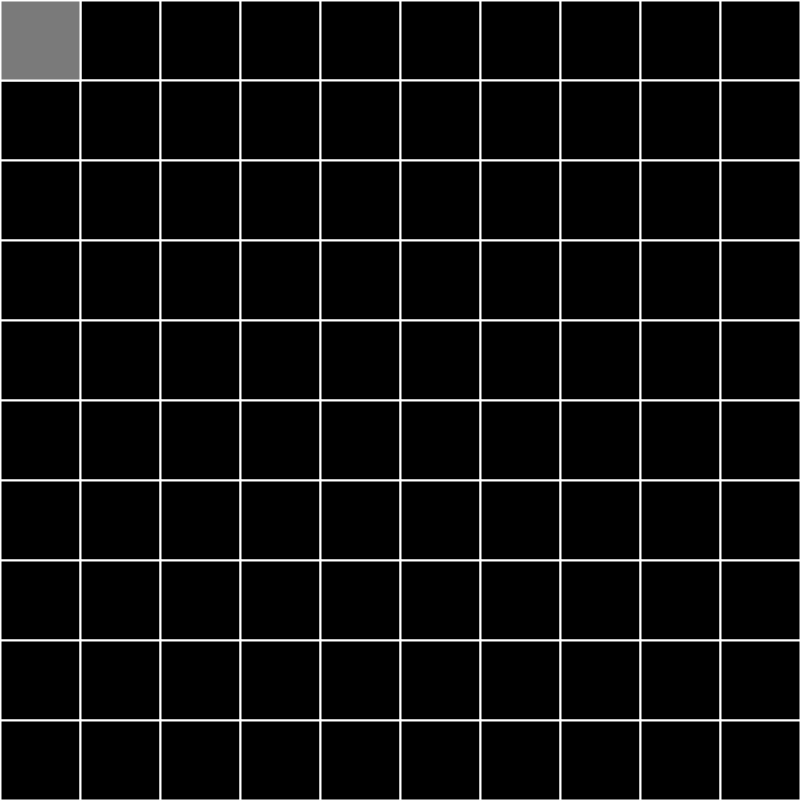
Frame 1 (no input)
Frame 60 (the mouse pressed at the canvas centre just before this capture): identical to frame 1, image omitted
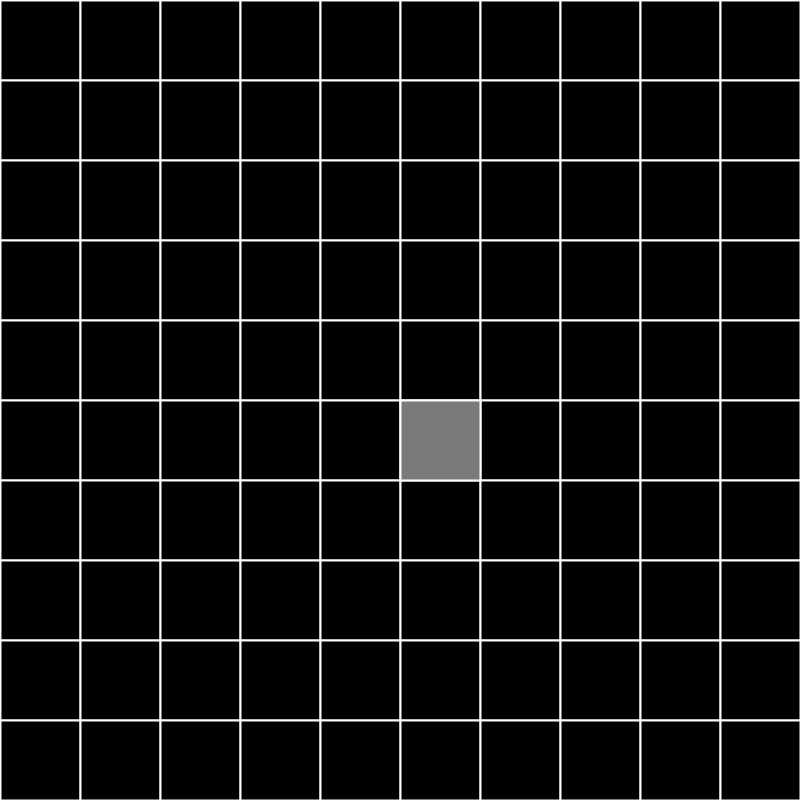
Frame 120 (the mouse held since frame 60 and released just before this capture)

The Processing sketch that drew these frames (run headless with seeded random() and noise(); from frame 60 on, the mouse is pressed at the canvas centre):

// Processing sketch: tarefa6
// ── tarefa6.pde
int[][] tiles;
boolean[][] bombs;
boolean[][] showed;

int tileWidth;
int tileHeight;
int ntiles;
int nbombs;

boolean show;
boolean debug;
boolean gameOver;

void setup(){
  size(800,800);
  textSize(16);
  ntiles = 10;
  nbombs = 4;
  tiles = new int[ntiles][ntiles];
  bombs = new boolean[ntiles][ntiles];
  showed = new boolean[ntiles][ntiles];
  for (int y = 0; y < ntiles; y++){
    for (int x = 0; x < ntiles; x++){
      tiles[y][x] = 0;
      bombs[y][x] = false;
      showed[y][x] = false;
    }
  }
  tileWidth = width/ntiles;
  tileHeight = height/ntiles;
  debug = false;
  show = false;
  gameOver = false;
  createBombs();
}

void keyPressed(){
  if(key == 'e'){
    debug = !debug;
  }
}


void draw(){
  background(0);
  for (int y = 0; y < tiles.length; y++){
    for (int x= 0; x < tiles[y].length; x++){
      stroke(255);
      strokeWeight(2);
      if (bombs[y][x]){
        if(showed[y][x]){
          if(gameOver){
            fill(255,0,0);
          }
          else{
            fill(0);
          }
          rect(x * tileWidth, y * tileHeight,tileWidth,tileHeight);
          fill(255);
          text(tiles[y][x], 40 + (x * tileWidth), y * tileHeight + 40);
        }
        else{
          stroke(255);
          fill(0);
          rect(x * tileWidth, y * tileHeight,tileWidth,tileHeight);
        }
      }
      else{
        stroke(255);
        fill(0);
        rect(x * tileWidth, y * tileHeight,tileWidth,tileHeight);
        if(showed[y][x]){
          fill(255);
          text(tiles[y][x], 40 + (x * tileWidth), y * tileHeight + 40);
        }
      }
    }
  }
  fill(122,122,122);
  rect(getTileX(mouseToTileCoordinate()) * width/ntiles, getTileY(mouseToTileCoordinate()) * height/ntiles ,width/ntiles,height/ntiles);

  if(debug){
    fill(255);
    text(mouseX + "," + mouseY, 10 , 15);
    text("Tile Coordinate: " + mouseToTileCoordinate(), 10 , 30);
    text("Tile (x,y): (" + getTileX(mouseToTileCoordinate()) + "," + getTileY(mouseToTileCoordinate()) + ")", 10 , 45);
    text("Show: " + showed[getTileY(mouseToTileCoordinate())][getTileX(mouseToTileCoordinate())], 10 , 60);
    /* text("Bombs around: " + checkBombs(mouseToTileCoordinate()), 10 , 50); */
  }
  if(gameOver){
    textSize(54);
    rect(width/2 - 250,height/2 - 50,500, 100);
    fill(0);
    text("Fim de Jogo", width/2 - textWidth("Fim de Jogo")/2, height/2 + 27);
    textSize(16);
  }

}

void mousePressed(){
  if(gameOver){
    if (mouseButton == RIGHT){
      setup();
    }

  }
  else{
    if (mouseButton == LEFT){
      if(teste(getTileX(mouseToTileCoordinate()), getTileY(mouseToTileCoordinate()))){
        gameOver = true;
        for(int y = 0; y < ntiles; y++){
          for(int x = 0; x < ntiles; x++){
            showed[y][x]=true;
          }
        }
      }
      else{
        int bombPosition = getTile(getTileX(mouseToTileCoordinate()),getTileY(mouseToTileCoordinate()));
        ShowNeighbors(bombPosition);

      }
    }
    if (mouseButton == CENTER){
      addBomb(getTileX(mouseToTileCoordinate()), getTileY(mouseToTileCoordinate()));
    }
    if (mouseButton == RIGHT){
      destroyBomb(getTileX(mouseToTileCoordinate()), getTileY(mouseToTileCoordinate()));
    }
  }
}

void createBombs(){
  for (int i = 0; i < nbombs; i++){
    int bombPosition = (int)random(0,ntiles*ntiles);
    bombs[getTileY(bombPosition)][getTileX(bombPosition)] = true;
    int start =  bombPosition - ntiles - 1;
    PopulateNeighbors(bombPosition, start, true);
  }
}

void PopulateNeighbors(int bombPosition, int start, boolean sum){
    int checkX = 3;
    int checkY = 3;
    boolean anotherCase = false;
    boolean anotherCase2 = false;
    if (bombPosition < 10 && bombPosition != 0){
      checkY = 2;
      start += ntiles;
      anotherCase = true;
      anotherCase2 = false;
    }
    if (bombPosition % 10 == 0){
      checkX = 2;
      checkY = 3;
      start++;
      anotherCase2 = true;
      anotherCase = false;
    }

    for (int y = 0; y < checkY; y++){
      for (int x = 0; x < checkX; x++){
        int position = x+y*checkY;
        // Quando for o caso normal para checar todos os 9 tiles
        if (position == 4 && anotherCase == false && anotherCase2 == false){
          continue;
        }
        // Quando for o caso em que os tiles são menores que 10 [INDICE]
        else if (position == 1 && anotherCase == true && anotherCase2 == false){
          continue;
        }

        // Quando for o caso em que estamos na coluna de Indice 0
        else if (position == 3 && anotherCase == false && anotherCase2 == true){
          continue;
        }
        else{
          int z = getTileY(start) + y; //<>//
          int t = getTileX(start) + x;
          if (t >= 0 && z >= 0 && t < 10 && z < 10){
            if(sum){
                tiles[z][t]  += 1;
              }
            if(!sum){
              tiles[z][t]  -= 1;
            }
          }
        }
      }
    }
}

// This function makes a one dimensional array return the X value of a two dimensional array
int getTileX(int number){
  return number - ceil(number/ntiles) * ntiles;
}
// This function makes a one dimensional array return the Y value of a two dimensional array
int getTileY(int number){
  return (number - getTileX(number)) / ntiles;
}
// This Function makes a two dimensional position return an one dimensional position in an array
int getTile(int x, int y){
  return x + y * ntiles;
}

int mouseToTileCoordinate(){
  int x = mouseX * ntiles/width;
  int y = mouseY * ntiles/height;
  return getTile(x,y);
}


boolean teste(int i, int j){
  return bombs[j][i];
}

void addBomb(int x, int y){
  bombs[y][x] = true;
  int bombPosition = getTile(x,y);
  int start = bombPosition - ntiles - 1;
  PopulateNeighbors(bombPosition, start, true);
}

void destroyBomb(int x, int y){
  bombs[y][x] = false;
  int bombPosition = getTile(x,y);
  int start = bombPosition - ntiles - 1;
  PopulateNeighbors(bombPosition, start, false);
}

void ShowNeighbors(int bombPosition ){
    int checkX = 3;
    int checkY = 3;
    int start = bombPosition - ntiles - 1;
    boolean anotherCase = false;
    boolean anotherCase2 = false;
    if (bombPosition < 10 && bombPosition != 0){
      checkY = 2;
      start += ntiles;
      anotherCase = true;
      anotherCase2 = false;
    }
    if (bombPosition % 10 == 0){
      checkX = 2;
      checkY = 3;
      start++;
      anotherCase2 = true;
      anotherCase = false;
    }

    for (int y = 0; y < checkY; y++){
      for (int x = 0; x < checkX; x++){
        int position = x+y*checkY;
        // Quando for o caso normal para checar todos os 9 tiles
        if (position == 4 && anotherCase == false && anotherCase2 == false){
          continue;
        }
        // Quando for o caso em que os tiles são menores que 10 [INDICE]
        else if (position == 1 && anotherCase == true && anotherCase2 == false){
          continue;
        }

        // Quando for o caso em que estamos na coluna de Indice 0
        else if (position == 3 && anotherCase == false && anotherCase2 == true){
          continue;
        }
        else{
          int z = getTileY(start) + y; //<>//
          int t = getTileX(start) + x;
          if (t >= 0 && z >= 0 && t < 10 && z < 10){
            showed[z][t]  = true;
          }
        }
      }
    }
}
